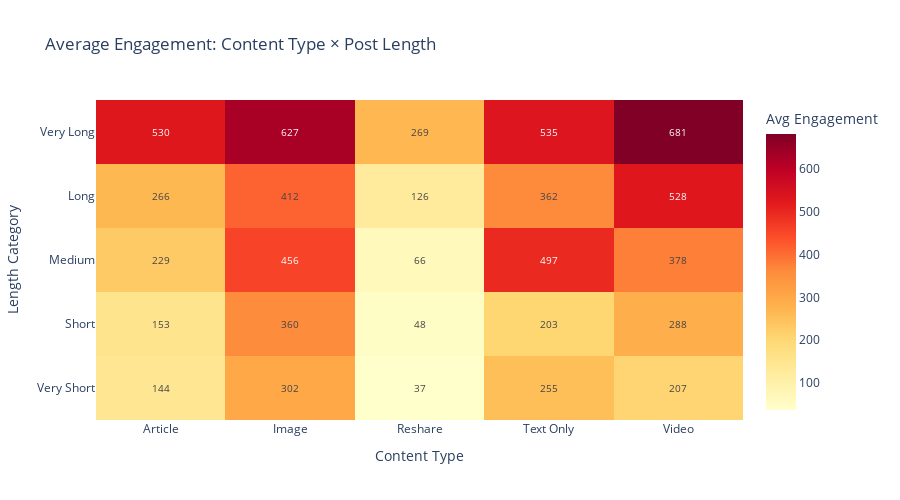

This figure's notebook cell:
### Code cell
# Create 2D heatmap: Content Type × Length Category
heatmap_data = content_length_filtered.pivot(index='length_category', columns='primary_content_type', values='avg_engagement')

# Reorder length categories
length_order = ['Very Short', 'Short', 'Medium', 'Long', 'Very Long']
heatmap_data = heatmap_data.reindex(length_order)

fig = go.Figure(data=go.Heatmap(
    z=heatmap_data.values,
    x=heatmap_data.columns,
    y=heatmap_data.index,
    colorscale='YlOrRd',
    text=heatmap_data.values,
    texttemplate='%{text:.0f}',
    textfont={"size": 10},
    colorbar=dict(title="Avg Engagement")
))

fig.update_layout(
    title='Average Engagement: Content Type × Post Length',
    xaxis_title='Content Type',
    yaxis_title='Length Category',
    height=500,
    width=900
)

fig.show()
fig.write_html('../output/figures/content_type_length_heatmap.html')

### Figure 1 — Plotly figure (JSON) as saved in the notebook; plotly's stock layout.template omitted (floating-point values rounded to 4 significant figures)
{"data": [{"colorbar": {"title": {"text": "Avg Engagement"}}, "colorscale": [[0, "rgb(255,255,204)"], [0.125, "rgb(255,237,160)"], [0.25, "rgb(254,217,118)"], [0.375, "rgb(254,178,76)"], [0.5, "rgb(253,141,60)"], [0.625, "rgb(252,78,42)"], [0.75, "rgb(227,26,28)"], [0.875, "rgb(189,0,38)"], [1, "rgb(128,0,38)"]], "text": [[144.1, 301.6, 37.26, 254.8, 206.7], [153.1, 360.1, 47.58, 203.1, 287.8], [229.1, 456.4, 65.63, 496.5, 377.6], [266.3, 412.5, 126.5, 362.0, 528.2], [530.5, 627.2, 269.5, 534.9, 681.3]], "textfont": {"size": 10}, "texttemplate": "%{text:.0f}", "type": "heatmap", "x": ["Article", "Image", "Reshare", "Text Only", "Video"], "y": ["Very Short", "Short", "Medium", "Long", "Very Long"], "z": [[144.1, 301.6, 37.26, 254.8, 206.7], [153.1, 360.1, 47.58, 203.1, 287.8], [229.1, 456.4, 65.63, 496.5, 377.6], [266.3, 412.5, 126.5, 362.0, 528.2], [530.5, 627.2, 269.5, 534.9, 681.3]]}], "layout": {"height": 500, "title": {"text": "Average Engagement: Content Type × Post Length"}, "width": 900, "xaxis": {"title": {"text": "Content Type"}}, "yaxis": {"title": {"text": "Length Category"}}}}
